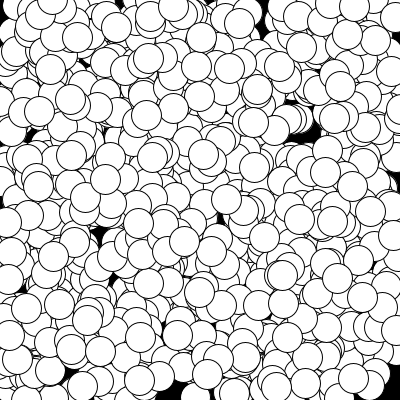
Frame 1 (no input)
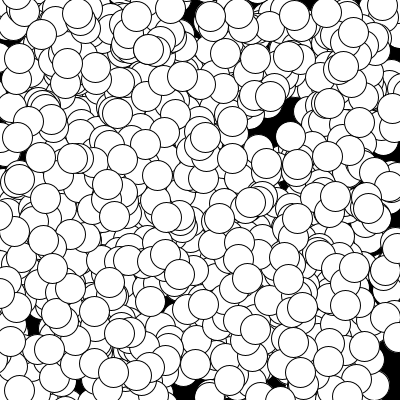
Frame 60 (the mouse pressed at the canvas centre just before this capture)
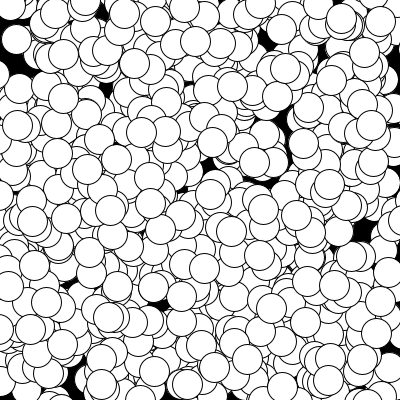
Frame 120 (the mouse held since frame 60 and released just before this capture)

The Processing sketch that drew these frames (run headless with seeded random() and noise(); from frame 60 on, the mouse is pressed at the canvas centre):

// Processing sketch: processing_69121
// ── processing_69121.pde

final int TAILLE = 1000;

float[ ] tableauDeX;
float[ ] tableauDeY;

void setup() {
  size(400,400);
  smooth();
  
  tableauDeX = new float[TAILLE];
  tableauDeY = new float[TAILLE];
  
  /*
  tableauDeX[0] = 100;
  tableauDeY[0] = 100;
  
  tableauDeX[1] = 200;
  tableauDeY[1] = 200;
  
  tableauDeX[2] = 250;
  tableauDeY[2] = 250;
  */
  
  int i =0;
  while ( i < TAILLE ) { // i < 3
   tableauDeX[ i ] = random(0,width);
   tableauDeY[ i ] = random(0,height);
   i = i+1; 
  }
  
}


void draw () {
  background(0);
  /*
  ellipse(tableauDeX[0],tableauDeY[0],30,30);
  ellipse(tableauDeX[1],tableauDeY[1],30,30);
  ellipse(tableauDeX[2],tableauDeY[2],30,30);
  */
  /*
  int i = 0;
  while ( i < TAILLE ) {
    tableauDeX[i] = tableauDeX[i] + random(-5,5);
    tableauDeY[i] = tableauDeY[i] + random(-5,5);
   ellipse( tableauDeX[i] , tableauDeY[i] , 30 , 30);
   i = i + 1; 
  }
  */
  for ( int i = 0; i < TAILLE ; i = i + 1 ) {
    tableauDeX[i] = tableauDeX[i] + random(-5,5);
    tableauDeY[i] = tableauDeY[i] + random(-5,5);
    ellipse( tableauDeX[i] , tableauDeY[i] , 30 , 30);
  }
  
}
